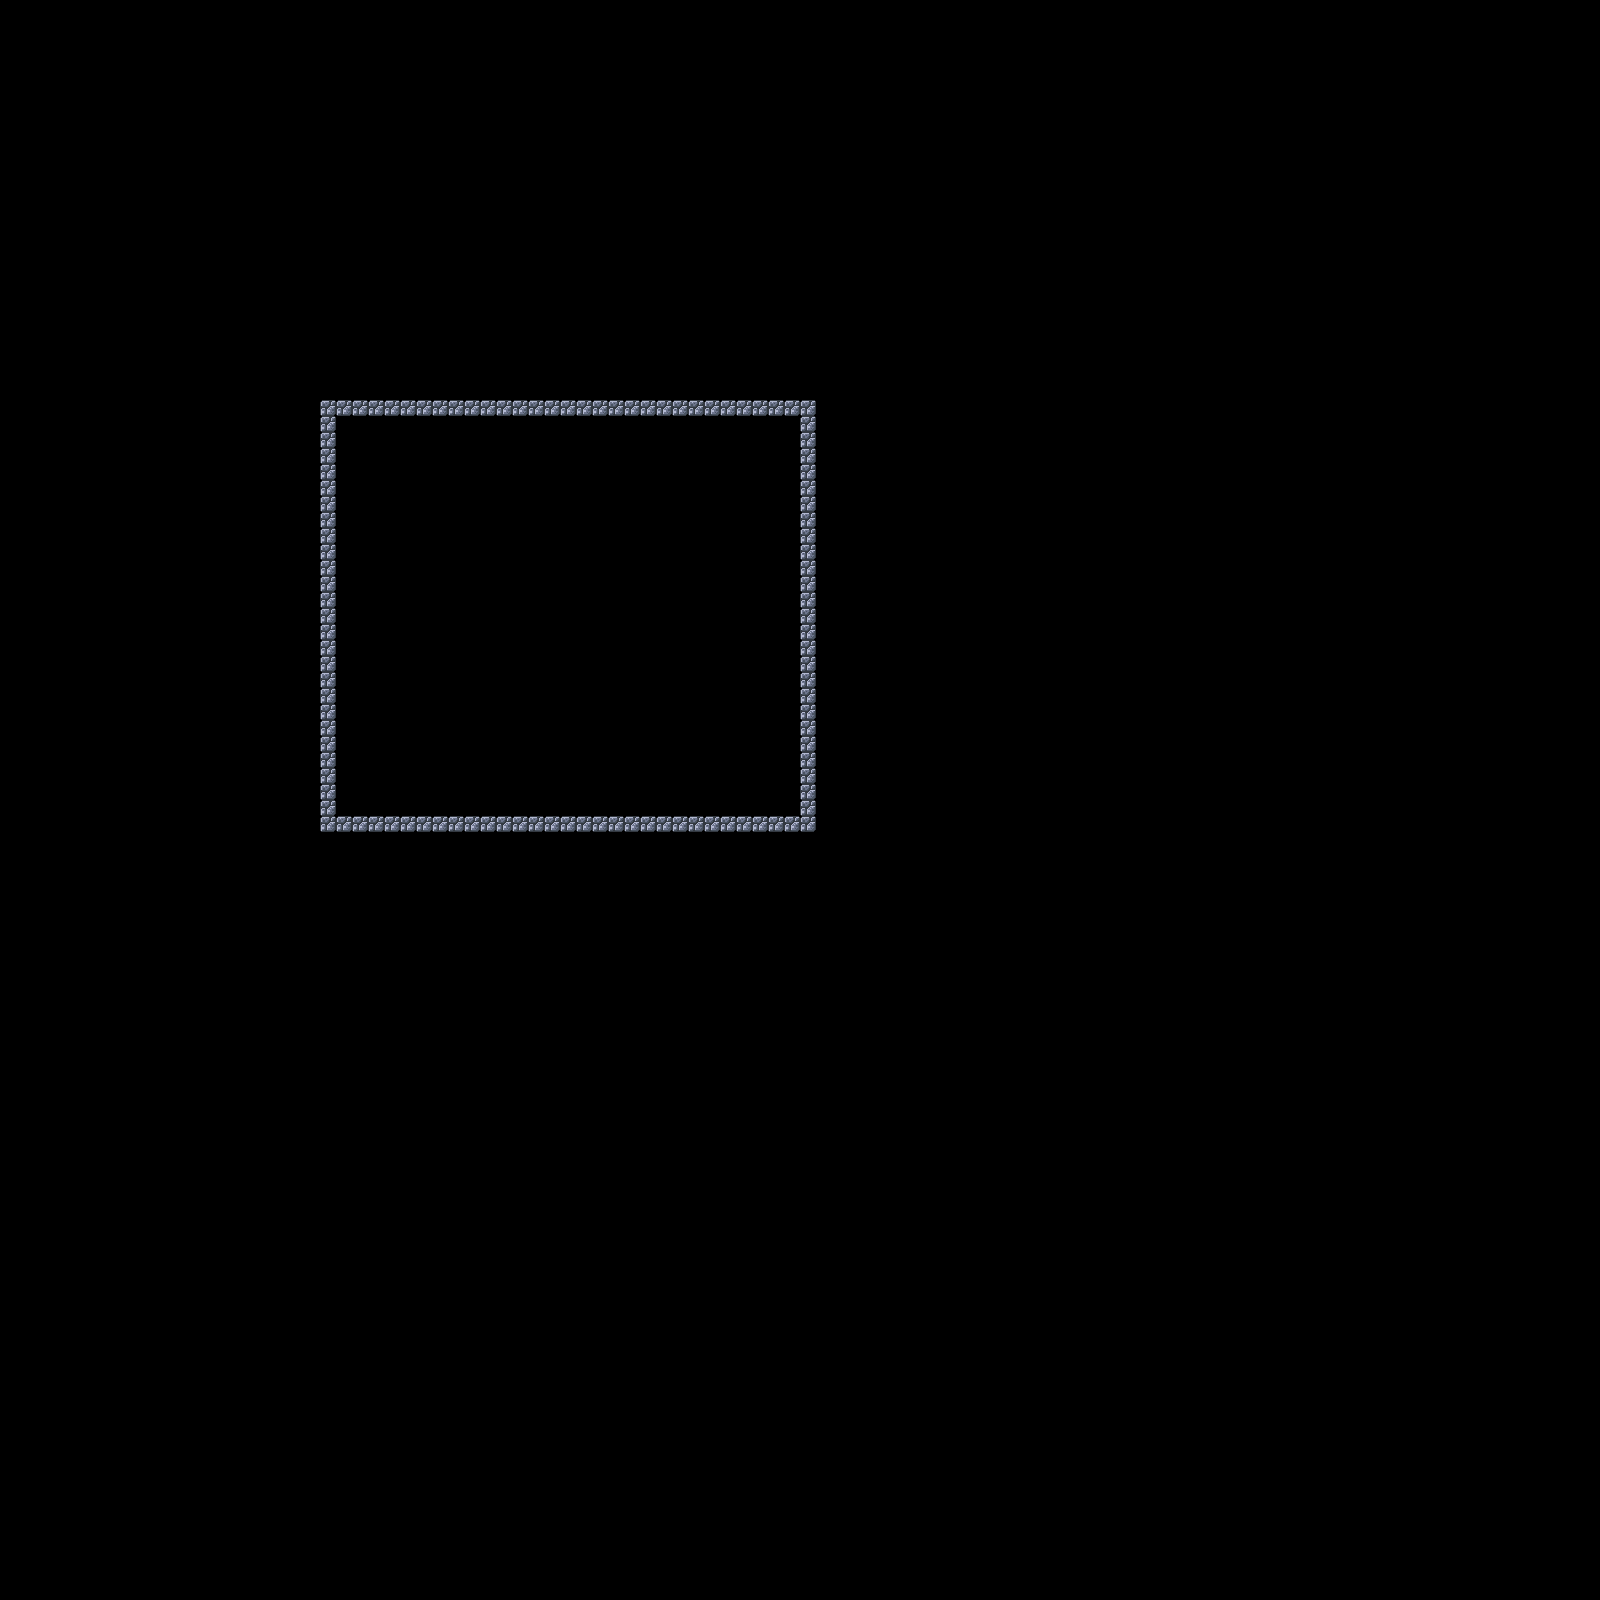

This game map was drawn from its Tiled (.tmx) file and the tilesets committed beside it. A one-line description and the trimmed map source follow:
An orthogonal 100x100 tile map with 16x16 px tiles, 1 tile layer (Tile Layer 1) and 1 object (PLAYER_SPAWN).

<map version="1.2" tiledversion="1.2.4" orientation="orthogonal" renderorder="right-up" width="100" height="100" tilewidth="16" tileheight="16" infinite="0" nextlayerid="3" nextobjectid="2">
 <tileset firstgid="1" source="four-seasons-tileset.tsx" />
 <layer id="1" name="Tile Layer 1" width="100" height="100">
  <data>[10000 cells, 112 non-empty, 1 distinct tile ids]</data>
 </layer>
 <objectgroup id="2" name="Object Layer">
  <object id="1" name="PLAYER_SPAWN" x="389" y="795">
   <point />
  </object>
 </objectgroup>
</map>
